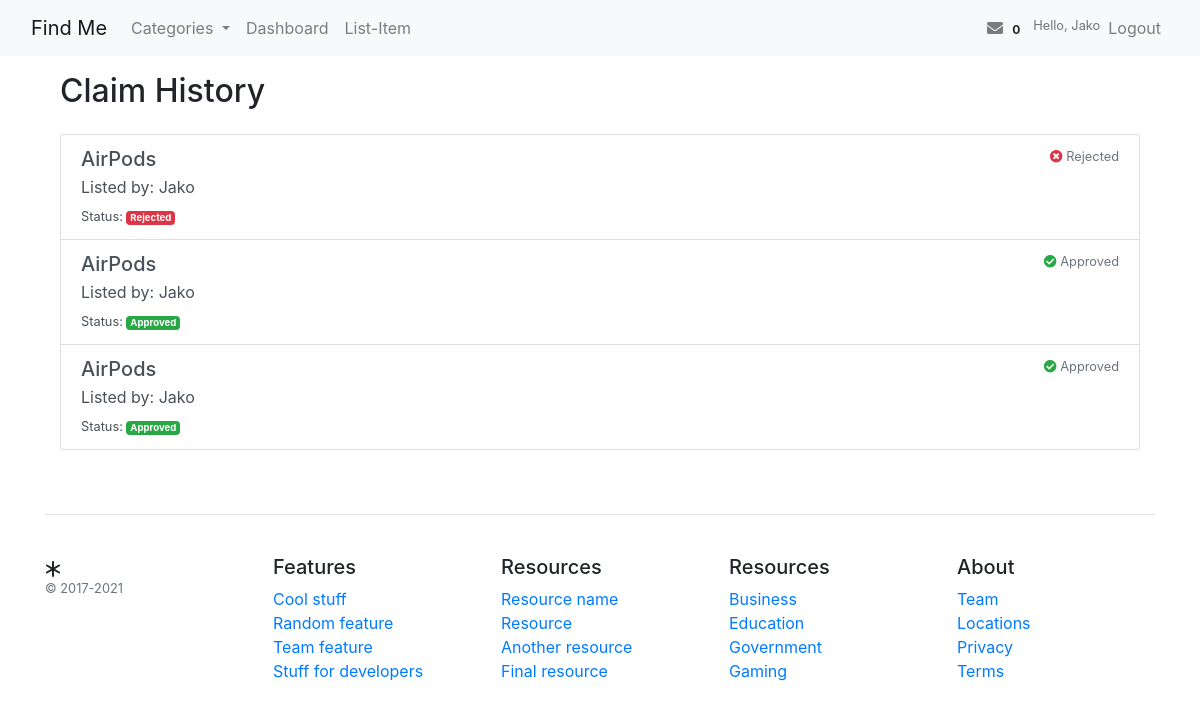
The page /accounts/claim_history/ (signed in) on the database as committed earlier.
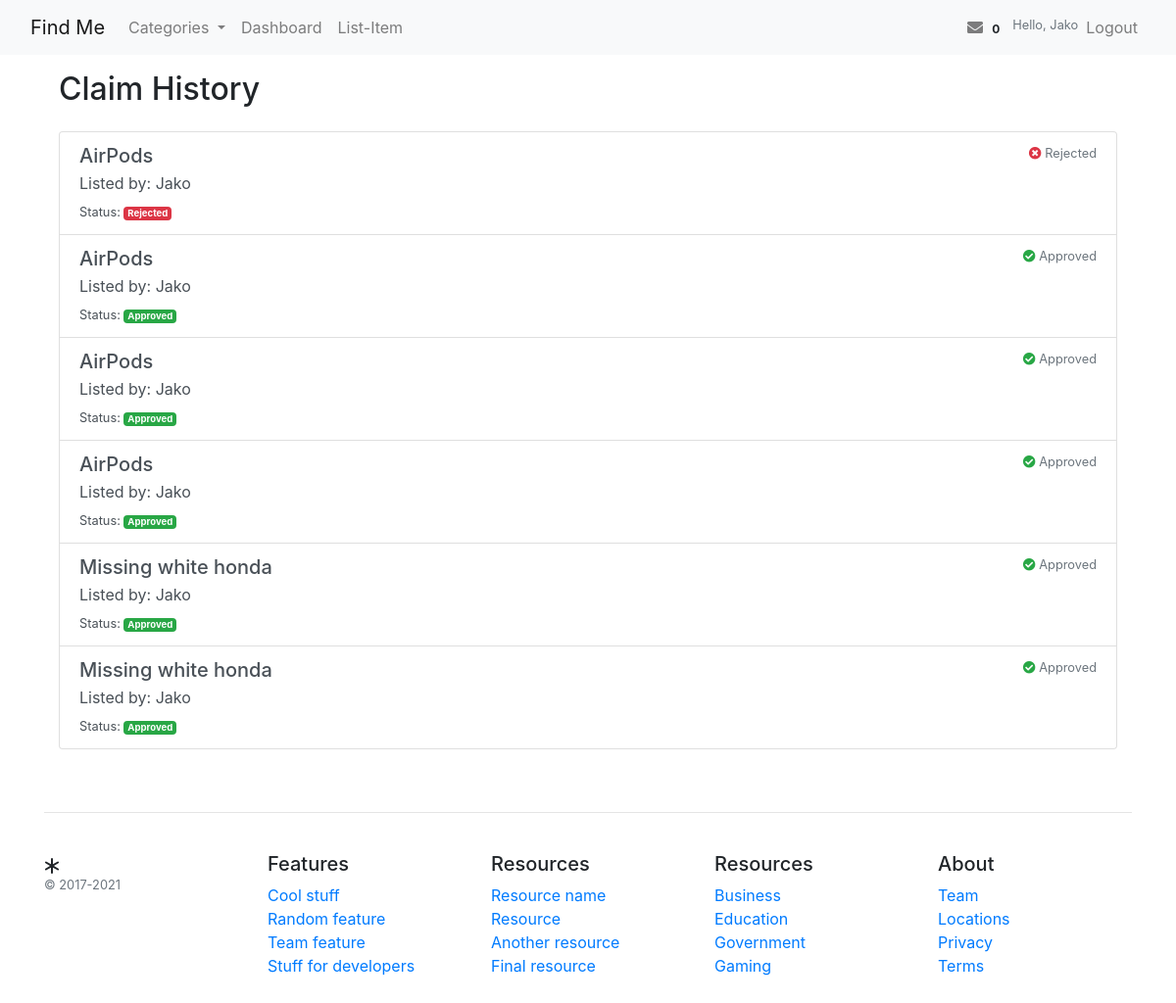
The same page on the database as committed later.
### claims/models.py (models this page shows, shortened)
class Claim(models.Model):
    item = models.ForeignKey(Item, on_delete=models.CASCADE, related_name='claims')
    claimant = models.ForeignKey(settings.AUTH_USER_MODEL, on_delete=models.CASCADE)
    description = models.TextField()
    lost_location = models.CharField(max_length=255)
    last_seen = models.DateTimeField(default=datetime.datetime.now)
    created_at = models.DateTimeField(default=timezone.now)
    status = models.CharField(max_length=10, choices=(('pending', 'Pending'), ('approved', 'Approved'), ('rejected', 'Rejected')), default='pending')
    class Meta:
        unique_together = ('item', 'claimant')

### items/models.py (models this page shows, shortened)
class Item(models.Model):
    STATUS_CHOICES = (
        ('lost', 'Lost'),
        ('found', 'Found'),
    )
    title = models.CharField(max_length=200)
    description = models.TextField()
    category = models.ForeignKey(Category, on_delete=models.CASCADE, related_name='items')
    status = models.CharField(max_length=5, choices=STATUS_CHOICES, default='lost')
    owner = models.ForeignKey(settings.AUTH_USER_MODEL, on_delete=models.CASCADE, related_name='items')
    date_posted = models.DateTimeField(default=timezone.now)
    image = models.ImageField(upload_to='item_images/', blank=True)
    location = models.CharField(max_length=255, blank=True)

### accounts/views.py (the view)
# urls.py: path('claim_history/', views.claim_history_view, name='claim_history'),
def claim_history_view(request):
    history_claims = Claim.objects.filter(item__owner=request.user).exclude(status='pending')
    return render(request, 'accounts/claim_history.html', {'history_claims': history_claims})

### messaging/context_processors.py (called while the page is built)
def message_count(request):
    if request.user.is_authenticated:
        unread_count = Message.objects.filter(conversation__participants=request.user, is_read=False).exclude(sender=request.user).count()
        return {'messages_count': unread_count}
    return {'messages_count': 0}

### templates/accounts/claim_history.html
{% extends '../base.html' %}
{% block content %}
<div class="container mt-3">
    <h2 class="mb-4">Claim History</h2>
    {% if history_claims %}
    <div class="list-group">
        {% for claim in history_claims %}
            <a href="{% url 'claim_detail' claim.id %}" class="list-group-item list-group-item-action flex-column align-items-start">
                <div class="d-flex w-100 justify-content-between">
                    <h5 class="mb-1">{{ claim.item.title }}</h5>
                    <small class="text-muted">
                        {% if claim.status == 'approved' %}
                        <i class="fas fa-check-circle text-success"></i> Approved
                        {% elif claim.status == 'rejected' %}
                        <i class="fas fa-times-circle text-danger"></i> Rejected
                        {% else %}
                        <i class="fas fa-clock text-warning"></i> Pending
                        {% endif %}
                    </small>
                </div>
                <p class="mb-1">Listed by: {{ claim.item.owner.username }}</p>
                <small>Status:
                    <span class="badge {% if claim.status == 'approved' %}badge-success{% elif claim.status == 'rejected' %}badge-danger{% else %}badge-secondary{% endif %}">
                        {{ claim.status|title }}
                    </span>
                </small>
            </a>
        {% endfor %}
    </div>
    {% else %}
        <div class="alert alert-info" role="alert">
            No claim history found.
        </div>
    {% endif %}
</div>
{% endblock %}

Rows that differ between the two databases and show on the page:
added Claim: item "AirPods", shows "Approved", item.owner.username "Jako", status "Approved"
added Claim: item "Missing white honda", shows "Approved", item.owner.username "Jako", status "Approved"
added Claim: item "Missing white honda", shows "Approved", item.owner.username "Jako", status "Approved"
